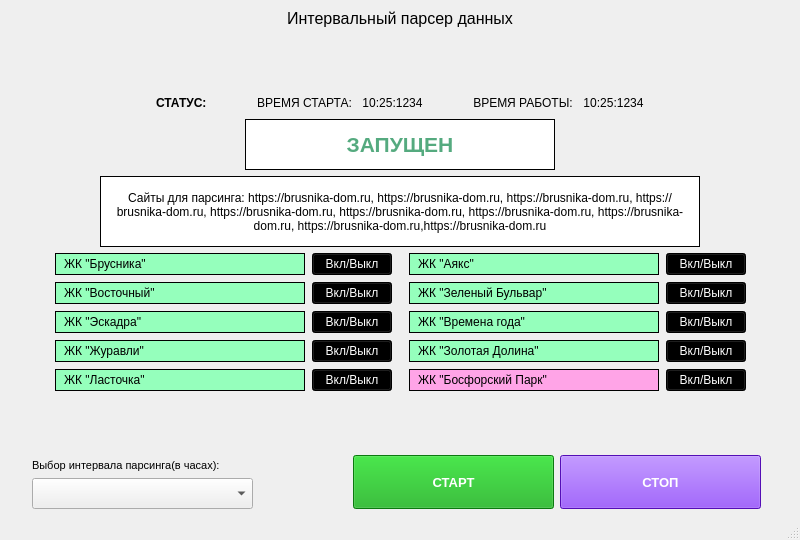
<?xml version="1.0" encoding="UTF-8"?>
<ui version="4.0">
 <class>MainWindow</class>
 <widget class="QMainWindow" name="MainWindow">
  <property name="geometry">
   <rect>
    <x>0</x>
    <y>0</y>
    <width>800</width>
    <height>540</height>
   </rect>
  </property>
  <property name="minimumSize">
   <size>
    <width>0</width>
    <height>500</height>
   </size>
  </property>
  <property name="maximumSize">
   <size>
    <width>900</width>
    <height>560</height>
   </size>
  </property>
  <property name="windowTitle">
   <string>MainWindow</string>
  </property>
  <widget class="QWidget" name="centralwidget">
   <layout class="QGridLayout" name="gridLayout">
    <item row="0" column="0">
     <widget class="QLabel" name="titleLabel">
      <property name="font">
       <font>
        <pointsize>12</pointsize>
       </font>
      </property>
      <property name="text">
       <string>Интервальный парсер данных</string>
      </property>
      <property name="alignment">
       <set>Qt::AlignCenter</set>
      </property>
     </widget>
    </item>
    <item row="1" column="0">
     <spacer name="verticalSpacer">
      <property name="orientation">
       <enum>Qt::Vertical</enum>
      </property>
      <property name="sizeHint" stdset="0">
       <size>
        <width>17</width>
        <height>12</height>
       </size>
      </property>
     </spacer>
    </item>
    <item row="2" column="0">
     <layout class="QVBoxLayout" name="verticalLayout_2">
      <item>
       <layout class="QHBoxLayout" name="horizontalLayout_3">
        <property name="spacing">
         <number>50</number>
        </property>
        <item>
         <spacer name="horizontalSpacer_2">
          <property name="orientation">
           <enum>Qt::Horizontal</enum>
          </property>
          <property name="sizeHint" stdset="0">
           <size>
            <width>40</width>
            <height>20</height>
           </size>
          </property>
         </spacer>
        </item>
        <item>
         <widget class="QLabel" name="statusInfoLabel">
          <property name="font">
           <font>
            <pointsize>9</pointsize>
            <weight>75</weight>
            <bold>true</bold>
           </font>
          </property>
          <property name="text">
           <string>СТАТУС:</string>
          </property>
         </widget>
        </item>
        <item>
         <layout class="QHBoxLayout" name="horizontalLayout_2">
          <property name="spacing">
           <number>10</number>
          </property>
          <item>
           <widget class="QLabel" name="startTimeLabel">
            <property name="font">
             <font>
              <pointsize>9</pointsize>
              <weight>50</weight>
              <bold>false</bold>
             </font>
            </property>
            <property name="text">
             <string>ВРЕМЯ СТАРТА:</string>
            </property>
            <property name="alignment">
             <set>Qt::AlignCenter</set>
            </property>
           </widget>
          </item>
          <item>
           <widget class="QLabel" name="startTime">
            <property name="font">
             <font>
              <pointsize>9</pointsize>
              <weight>50</weight>
              <bold>false</bold>
             </font>
            </property>
            <property name="text">
             <string>10:25:1234</string>
            </property>
            <property name="alignment">
             <set>Qt::AlignCenter</set>
            </property>
           </widget>
          </item>
         </layout>
        </item>
        <item>
         <layout class="QHBoxLayout" name="horizontalLayout">
          <property name="spacing">
           <number>10</number>
          </property>
          <item>
           <widget class="QLabel" name="workTimeLabel">
            <property name="font">
             <font>
              <pointsize>9</pointsize>
              <weight>50</weight>
              <bold>false</bold>
             </font>
            </property>
            <property name="text">
             <string>ВРЕМЯ РАБОТЫ:</string>
            </property>
            <property name="alignment">
             <set>Qt::AlignCenter</set>
            </property>
           </widget>
          </item>
          <item>
           <widget class="QLabel" name="workTime">
            <property name="font">
             <font>
              <pointsize>9</pointsize>
              <weight>50</weight>
              <bold>false</bold>
             </font>
            </property>
            <property name="text">
             <string>10:25:1234</string>
            </property>
            <property name="alignment">
             <set>Qt::AlignCenter</set>
            </property>
           </widget>
          </item>
         </layout>
        </item>
        <item>
         <spacer name="horizontalSpacer_3">
          <property name="orientation">
           <enum>Qt::Horizontal</enum>
          </property>
          <property name="sizeHint" stdset="0">
           <size>
            <width>40</width>
            <height>20</height>
           </size>
          </property>
         </spacer>
        </item>
       </layout>
      </item>
      <item>
       <layout class="QHBoxLayout" name="horizontalLayout_5">
        <item>
         <spacer name="horizontalSpacer_4">
          <property name="orientation">
           <enum>Qt::Horizontal</enum>
          </property>
          <property name="sizeHint" stdset="0">
           <size>
            <width>40</width>
            <height>20</height>
           </size>
          </property>
         </spacer>
        </item>
        <item>
         <widget class="QLabel" name="statusLabel">
          <property name="minimumSize">
           <size>
            <width>310</width>
            <height>51</height>
           </size>
          </property>
          <property name="maximumSize">
           <size>
            <width>360</width>
            <height>16777215</height>
           </size>
          </property>
          <property name="font">
           <font>
            <pointsize>16</pointsize>
            <weight>75</weight>
            <bold>true</bold>
            <kerning>true</kerning>
           </font>
          </property>
          <property name="styleSheet">
           <string notr="true">color: rgb(85, 170, 127);
background-color: rgb(255, 255, 255);
border: 1px solid;</string>
          </property>
          <property name="text">
           <string>ЗАПУЩЕН</string>
          </property>
          <property name="alignment">
           <set>Qt::AlignCenter</set>
          </property>
         </widget>
        </item>
        <item>
         <spacer name="horizontalSpacer_5">
          <property name="orientation">
           <enum>Qt::Horizontal</enum>
          </property>
          <property name="sizeHint" stdset="0">
           <size>
            <width>40</width>
            <height>20</height>
           </size>
          </property>
         </spacer>
        </item>
       </layout>
      </item>
     </layout>
    </item>
    <item row="5" column="0">
     <layout class="QHBoxLayout" name="horizontalLayout_4">
      <item>
       <spacer name="horizontalSpacer_8">
        <property name="orientation">
         <enum>Qt::Horizontal</enum>
        </property>
        <property name="sizeType">
         <enum>QSizePolicy::Maximum</enum>
        </property>
        <property name="sizeHint" stdset="0">
         <size>
          <width>30</width>
          <height>20</height>
         </size>
        </property>
       </spacer>
      </item>
      <item>
       <layout class="QVBoxLayout" name="verticalLayout">
        <property name="spacing">
         <number>3</number>
        </property>
        <item>
         <widget class="QLabel" name="comboLabel">
          <property name="minimumSize">
           <size>
            <width>221</width>
            <height>18</height>
           </size>
          </property>
          <property name="font">
           <font>
            <pointsize>8</pointsize>
           </font>
          </property>
          <property name="text">
           <string>Выбор интервала парсинга(в часах):</string>
          </property>
         </widget>
        </item>
        <item>
         <widget class="QComboBox" name="comboBox">
          <property name="minimumSize">
           <size>
            <width>221</width>
            <height>31</height>
           </size>
          </property>
          <property name="maximumSize">
           <size>
            <width>221</width>
            <height>16777215</height>
           </size>
          </property>
         </widget>
        </item>
       </layout>
      </item>
      <item>
       <spacer name="horizontalSpacer">
        <property name="orientation">
         <enum>Qt::Horizontal</enum>
        </property>
        <property name="sizeType">
         <enum>QSizePolicy::Expanding</enum>
        </property>
        <property name="sizeHint" stdset="0">
         <size>
          <width>100</width>
          <height>20</height>
         </size>
        </property>
       </spacer>
      </item>
      <item>
       <widget class="QPushButton" name="startButton">
        <property name="minimumSize">
         <size>
          <width>201</width>
          <height>54</height>
         </size>
        </property>
        <property name="maximumSize">
         <size>
          <width>240</width>
          <height>16777215</height>
         </size>
        </property>
        <property name="font">
         <font>
          <pointsize>10</pointsize>
          <weight>75</weight>
          <bold>true</bold>
         </font>
        </property>
        <property name="styleSheet">
         <string notr="true">background-color: rgb(16, 170, 21);
color: rgb(255, 255, 255);</string>
        </property>
        <property name="text">
         <string>СТАРТ</string>
        </property>
       </widget>
      </item>
      <item>
       <widget class="QPushButton" name="stopButton">
        <property name="minimumSize">
         <size>
          <width>201</width>
          <height>54</height>
         </size>
        </property>
        <property name="maximumSize">
         <size>
          <width>240</width>
          <height>16777215</height>
         </size>
        </property>
        <property name="font">
         <font>
          <pointsize>10</pointsize>
          <weight>75</weight>
          <bold>true</bold>
         </font>
        </property>
        <property name="styleSheet">
         <string notr="true">color: rgb(255, 255, 255);
background-color: rgb(117, 19, 255);</string>
        </property>
        <property name="text">
         <string>СТОП</string>
        </property>
       </widget>
      </item>
      <item>
       <spacer name="horizontalSpacer_9">
        <property name="orientation">
         <enum>Qt::Horizontal</enum>
        </property>
        <property name="sizeType">
         <enum>QSizePolicy::Minimum</enum>
        </property>
        <property name="sizeHint" stdset="0">
         <size>
          <width>30</width>
          <height>20</height>
         </size>
        </property>
       </spacer>
      </item>
     </layout>
    </item>
    <item row="3" column="0">
     <layout class="QVBoxLayout" name="verticalLayout_5">
      <item>
       <layout class="QHBoxLayout" name="horizontalLayout_6">
        <item>
         <spacer name="horizontalSpacer_6">
          <property name="orientation">
           <enum>Qt::Horizontal</enum>
          </property>
          <property name="sizeHint" stdset="0">
           <size>
            <width>40</width>
            <height>20</height>
           </size>
          </property>
         </spacer>
        </item>
        <item>
         <widget class="QLabel" name="siteInfoLabel">
          <property name="minimumSize">
           <size>
            <width>600</width>
            <height>71</height>
           </size>
          </property>
          <property name="maximumSize">
           <size>
            <width>860</width>
            <height>16777215</height>
           </size>
          </property>
          <property name="styleSheet">
           <string notr="true">padding:10px;
background-color: rgb(255, 255, 255);
border: 1px solid;</string>
          </property>
          <property name="text">
           <string>Сайты для парсинга: https://brusnika-dom.ru, https://brusnika-dom.ru, https://brusnika-dom.ru, https://brusnika-dom.ru, https://brusnika-dom.ru, https://brusnika-dom.ru, https://brusnika-dom.ru, https://brusnika-dom.ru, https://brusnika-dom.ru,https://brusnika-dom.ru</string>
          </property>
          <property name="scaledContents">
           <bool>false</bool>
          </property>
          <property name="alignment">
           <set>Qt::AlignCenter</set>
          </property>
          <property name="wordWrap">
           <bool>true</bool>
          </property>
          <property name="openExternalLinks">
           <bool>false</bool>
          </property>
         </widget>
        </item>
        <item>
         <spacer name="horizontalSpacer_7">
          <property name="orientation">
           <enum>Qt::Horizontal</enum>
          </property>
          <property name="sizeHint" stdset="0">
           <size>
            <width>40</width>
            <height>20</height>
           </size>
          </property>
         </spacer>
        </item>
       </layout>
      </item>
      <item>
       <layout class="QHBoxLayout" name="horizontalLayout_17">
        <property name="spacing">
         <number>7</number>
        </property>
        <item>
         <spacer name="horizontalSpacer_10">
          <property name="orientation">
           <enum>Qt::Horizontal</enum>
          </property>
          <property name="sizeHint" stdset="0">
           <size>
            <width>40</width>
            <height>20</height>
           </size>
          </property>
         </spacer>
        </item>
        <item>
         <layout class="QVBoxLayout" name="verticalLayout_3">
          <item>
           <layout class="QHBoxLayout" name="horizontalLayout_8">
            <item>
             <widget class="QLabel" name="label_1">
              <property name="minimumSize">
               <size>
                <width>250</width>
                <height>0</height>
               </size>
              </property>
              <property name="maximumSize">
               <size>
                <width>250</width>
                <height>28</height>
               </size>
              </property>
              <property name="styleSheet">
               <string notr="true">background-color: rgb(149, 255, 188);
color: rgb(0, 0, 0);
padding: 0 5px;
border: 1px solid;</string>
              </property>
              <property name="text">
               <string>ЖК &quot;Брусника&quot;</string>
              </property>
             </widget>
            </item>
            <item>
             <widget class="QPushButton" name="siteButton_1">
              <property name="styleSheet">
               <string notr="true">background-color: rgb(0, 0, 0);
color: rgb(255, 255, 255);</string>
              </property>
              <property name="text">
               <string>Вкл/Выкл</string>
              </property>
             </widget>
            </item>
           </layout>
          </item>
          <item>
           <layout class="QHBoxLayout" name="horizontalLayout_9">
            <item>
             <widget class="QLabel" name="label_3">
              <property name="minimumSize">
               <size>
                <width>250</width>
                <height>0</height>
               </size>
              </property>
              <property name="maximumSize">
               <size>
                <width>250</width>
                <height>28</height>
               </size>
              </property>
              <property name="styleSheet">
               <string notr="true">background-color: rgb(149, 255, 188);
color: rgb(0, 0, 0);
padding: 0 5px;
border: 1px solid;</string>
              </property>
              <property name="text">
               <string>ЖК &quot;Восточный&quot;</string>
              </property>
             </widget>
            </item>
            <item>
             <widget class="QPushButton" name="siteButton_3">
              <property name="styleSheet">
               <string notr="true">background-color: rgb(0, 0, 0);
color: rgb(255, 255, 255);</string>
              </property>
              <property name="text">
               <string>Вкл/Выкл</string>
              </property>
             </widget>
            </item>
           </layout>
          </item>
          <item>
           <layout class="QHBoxLayout" name="horizontalLayout_10">
            <item>
             <widget class="QLabel" name="label_5">
              <property name="minimumSize">
               <size>
                <width>250</width>
                <height>0</height>
               </size>
              </property>
              <property name="maximumSize">
               <size>
                <width>250</width>
                <height>28</height>
               </size>
              </property>
              <property name="styleSheet">
               <string notr="true">background-color: rgb(149, 255, 188);
color: rgb(0, 0, 0);
padding: 0 5px;
border: 1px solid;</string>
              </property>
              <property name="text">
               <string>ЖК &quot;Эскадра&quot;</string>
              </property>
             </widget>
            </item>
            <item>
             <widget class="QPushButton" name="siteButton_5">
              <property name="enabled">
               <bool>true</bool>
              </property>
              <property name="styleSheet">
               <string notr="true">background-color: rgb(0, 0, 0);
color: rgb(255, 255, 255);</string>
              </property>
              <property name="text">
               <string>Вкл/Выкл</string>
              </property>
             </widget>
            </item>
           </layout>
          </item>
          <item>
           <layout class="QHBoxLayout" name="horizontalLayout_11">
            <item>
             <widget class="QLabel" name="label_7">
              <property name="minimumSize">
               <size>
                <width>250</width>
                <height>0</height>
               </size>
              </property>
              <property name="maximumSize">
               <size>
                <width>250</width>
                <height>28</height>
               </size>
              </property>
              <property name="styleSheet">
               <string notr="true">background-color: rgb(149, 255, 188);
color: rgb(0, 0, 0);
padding: 0 5px;
border: 1px solid;</string>
              </property>
              <property name="text">
               <string>ЖК &quot;Журавли&quot;</string>
              </property>
             </widget>
            </item>
            <item>
             <widget class="QPushButton" name="siteButton_7">
              <property name="styleSheet">
               <string notr="true">background-color: rgb(0, 0, 0);
color: rgb(255, 255, 255);</string>
              </property>
              <property name="text">
               <string>Вкл/Выкл</string>
              </property>
             </widget>
            </item>
           </layout>
          </item>
          <item>
           <layout class="QHBoxLayout" name="horizontalLayout_12">
            <item>
             <widget class="QLabel" name="label_9">
              <property name="minimumSize">
               <size>
                <width>250</width>
                <height>0</height>
               </size>
              </property>
              <property name="maximumSize">
               <size>
                <width>250</width>
                <height>28</height>
               </size>
              </property>
              <property name="styleSheet">
               <string notr="true">background-color: rgb(149, 255, 188);
color: rgb(0, 0, 0);
padding: 0 5px;
border: 1px solid;</string>
              </property>
              <property name="text">
               <string>ЖК &quot;Ласточка&quot;</string>
              </property>
             </widget>
            </item>
            <item>
             <widget class="QPushButton" name="siteButton_9">
              <property name="styleSheet">
               <string notr="true">background-color: rgb(0, 0, 0);
color: rgb(255, 255, 255);</string>
              </property>
              <property name="text">
               <string>Вкл/Выкл</string>
              </property>
             </widget>
            </item>
           </layout>
          </item>
         </layout>
        </item>
        <item>
         <spacer name="horizontalSpacer_12">
          <property name="orientation">
           <enum>Qt::Horizontal</enum>
          </property>
          <property name="sizeType">
           <enum>QSizePolicy::Fixed</enum>
          </property>
          <property name="sizeHint" stdset="0">
           <size>
            <width>10</width>
            <height>20</height>
           </size>
          </property>
         </spacer>
        </item>
        <item>
         <layout class="QVBoxLayout" name="verticalLayout_4">
          <item>
           <layout class="QHBoxLayout" name="horizontalLayout_7">
            <item>
             <widget class="QLabel" name="label_2">
              <property name="minimumSize">
               <size>
                <width>250</width>
                <height>0</height>
               </size>
              </property>
              <property name="maximumSize">
               <size>
                <width>250</width>
                <height>28</height>
               </size>
              </property>
              <property name="styleSheet">
               <string notr="true">background-color: rgb(149, 255, 188);
color: rgb(0, 0, 0);
padding: 0 5px;
border: 1px solid;</string>
              </property>
              <property name="text">
               <string>ЖК &quot;Аякс&quot;</string>
              </property>
             </widget>
            </item>
            <item>
             <widget class="QPushButton" name="siteButton_2">
              <property name="styleSheet">
               <string notr="true">background-color: rgb(0, 0, 0);
color: rgb(255, 255, 255);</string>
              </property>
              <property name="text">
               <string>Вкл/Выкл</string>
              </property>
             </widget>
            </item>
           </layout>
          </item>
          <item>
           <layout class="QHBoxLayout" name="horizontalLayout_13">
            <item>
             <widget class="QLabel" name="label_4">
              <property name="minimumSize">
               <size>
                <width>250</width>
                <height>0</height>
               </size>
              </property>
              <property name="maximumSize">
               <size>
                <width>250</width>
                <height>28</height>
               </size>
              </property>
              <property name="styleSheet">
               <string notr="true">background-color: rgb(149, 255, 188);
color: rgb(0, 0, 0);
padding: 0 5px;
border: 1px solid;</string>
              </property>
              <property name="text">
               <string>ЖК &quot;Зеленый Бульвар&quot;</string>
              </property>
             </widget>
            </item>
            <item>
             <widget class="QPushButton" name="siteButton_4">
              <property name="styleSheet">
               <string notr="true">background-color: rgb(0, 0, 0);
color: rgb(255, 255, 255);</string>
              </property>
              <property name="text">
               <string>Вкл/Выкл</string>
              </property>
             </widget>
            </item>
           </layout>
          </item>
          <item>
           <layout class="QHBoxLayout" name="horizontalLayout_14">
            <item>
             <widget class="QLabel" name="label_6">
              <property name="minimumSize">
               <size>
                <width>250</width>
                <height>0</height>
               </size>
              </property>
              <property name="maximumSize">
               <size>
                <width>250</width>
                <height>28</height>
               </size>
              </property>
              <property name="styleSheet">
               <string notr="true">background-color: rgb(149, 255, 188);
color: rgb(0, 0, 0);
padding: 0 5px;
border: 1px solid;</string>
              </property>
              <property name="text">
               <string>ЖК &quot;Времена года&quot;</string>
              </property>
             </widget>
            </item>
            <item>
             <widget class="QPushButton" name="siteButton_6">
              <property name="styleSheet">
               <string notr="true">background-color: rgb(0, 0, 0);
color: rgb(255, 255, 255);</string>
              </property>
              <property name="text">
               <string>Вкл/Выкл</string>
              </property>
             </widget>
            </item>
           </layout>
          </item>
          <item>
           <layout class="QHBoxLayout" name="horizontalLayout_15">
            <item>
             <widget class="QLabel" name="label_8">
              <property name="minimumSize">
               <size>
                <width>250</width>
                <height>0</height>
               </size>
              </property>
              <property name="maximumSize">
               <size>
                <width>250</width>
                <height>28</height>
               </size>
              </property>
              <property name="styleSheet">
               <string notr="true">background-color: rgb(149, 255, 188);
color: rgb(0, 0, 0);
padding: 0 5px;
border: 1px solid;</string>
              </property>
              <property name="text">
               <string>ЖК &quot;Золотая Долина&quot;</string>
              </property>
             </widget>
            </item>
            <item>
             <widget class="QPushButton" name="siteButton_8">
              <property name="styleSheet">
               <string notr="true">background-color: rgb(0, 0, 0);
color: rgb(255, 255, 255);</string>
              </property>
              <property name="text">
               <string>Вкл/Выкл</string>
              </property>
             </widget>
            </item>
           </layout>
          </item>
          <item>
           <layout class="QHBoxLayout" name="horizontalLayout_16">
            <item>
             <widget class="QLabel" name="label_10">
              <property name="minimumSize">
               <size>
                <width>250</width>
                <height>0</height>
               </size>
              </property>
              <property name="maximumSize">
               <size>
                <width>250</width>
                <height>28</height>
               </size>
              </property>
              <property name="styleSheet">
               <string notr="true">background-color: rgb(255, 164, 231);
color: rgb(0, 0, 0);
padding: 0 5px;
border: 1px solid;</string>
              </property>
              <property name="text">
               <string>ЖК &quot;Босфорский Парк&quot;</string>
              </property>
             </widget>
            </item>
            <item>
             <widget class="QPushButton" name="siteButton_10">
              <property name="styleSheet">
               <string notr="true">background-color: rgb(0, 0, 0);
color: rgb(255, 255, 255);</string>
              </property>
              <property name="text">
               <string>Вкл/Выкл</string>
              </property>
             </widget>
            </item>
           </layout>
          </item>
         </layout>
        </item>
        <item>
         <spacer name="horizontalSpacer_11">
          <property name="orientation">
           <enum>Qt::Horizontal</enum>
          </property>
          <property name="sizeHint" stdset="0">
           <size>
            <width>40</width>
            <height>20</height>
           </size>
          </property>
         </spacer>
        </item>
       </layout>
      </item>
     </layout>
    </item>
    <item row="4" column="0">
     <spacer name="verticalSpacer_2">
      <property name="orientation">
       <enum>Qt::Vertical</enum>
      </property>
      <property name="sizeHint" stdset="0">
       <size>
        <width>17</width>
        <height>12</height>
       </size>
      </property>
     </spacer>
    </item>
   </layout>
  </widget>
  <widget class="QStatusBar" name="statusbar"/>
 </widget>
 <resources/>
 <connections/>
</ui>
